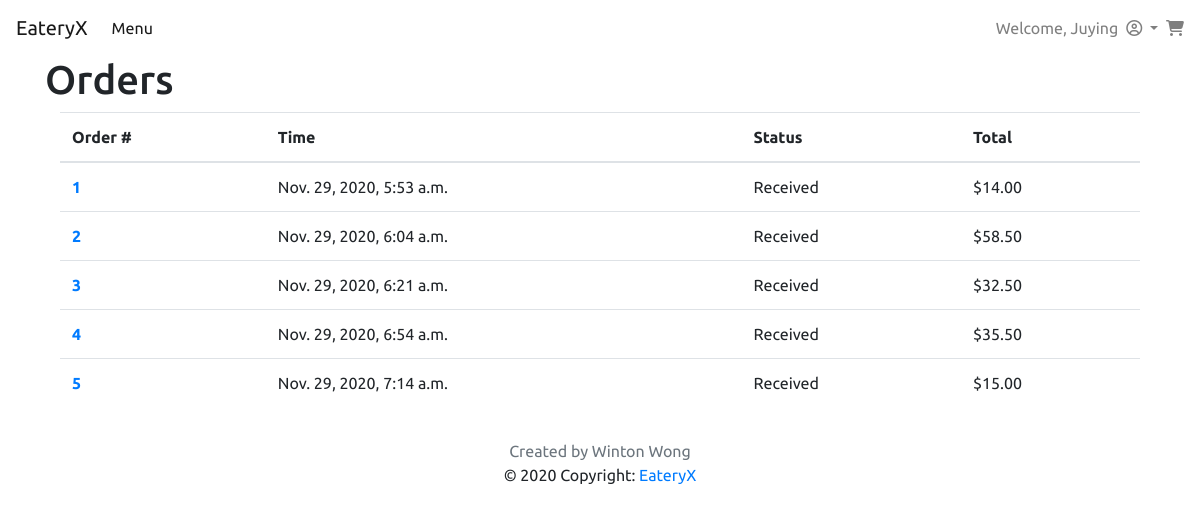
The app's page /orders/ (signed in) with its own data.
### restaurants/models.py (models this page shows, shortened)
class Account(AbstractUser):
    id = models.AutoField(primary_key=True)
    email = models.EmailField(verbose_name='email', max_length=60, unique=True)
    first_name = models.CharField(max_length=24)
    last_name = models.CharField(max_length=24)
    phone_number = PhoneNumberField()
    date_joined = models.DateTimeField(
        auto_now_add=True, verbose_name='date joined')
    last_login = models.DateTimeField(
        auto_now=True, blank=True, null=True, verbose_name='last login')
    is_superuser = models.BooleanField(
        default=False, help_text='Designates that this user has all permissions without explicitly assigning them.', verbose_name='superuser status')
    is_staff = models.BooleanField(
        default=False, help_text='Designates whether the user can log into this admin site. Mine', verbose_name='staff status')
    is_admin = models.BooleanField(
        default=False, help_text='Designates whether the user can log into this admin site.', verbose_name='staff status')
    is_active = models.BooleanField(
        default=True, help_text='Designates whether this user should be treated as active. Unselect this instead of deleting accounts.', verbose_name='active')
    USERNAME_FIELD = 'email'
    REQUIRED_FIELDS = ['first_name', 'last_name', 'phone_number']
    object = MyAccountManager()
    def __str__(self):
        return self.first_name

class Order(models.Model):
    customer = models.ForeignKey(Account, on_delete=models.CASCADE)
    order_content = models.JSONField()
    total_price = models.DecimalField(max_digits=6, decimal_places=2)
    time = models.DateTimeField(
        auto_now_add=True, verbose_name='date joined')
    status = models.CharField(max_length=1, choices=STATUS)
    payment_id = models.CharField(
        max_length=255, verbose_name='PayPal paymentID')
    payer_id = models.CharField(max_length=255, verbose_name='PayPal payerID')
    last_modifed = models.DateTimeField(
        auto_now=True, blank=True, null=True, verbose_name='last modifed')
    comment = models.CharField(max_length=255)
    def __str__(self):
        return "%i, %s" % (self.id, self.customer)

### restaurants/views.py (the view)
# urls.py: path('orders/', views.orders, name='orders'),
@login_required(login_url='restaurants:login')
def orders(request):
    account = Account.object.get(id=request.user.id)
    orderObjects = Order.objects.filter(customer=account)
    ordersItems = ordersContent(orderObjects)
    print(ordersItems)
    context = {"orders": ordersItems,
               }
    return render(request, 'customer_orders.html', context)

### restaurants/models.py (called while the page is built)
    def __str__(self):
        return "%i, %s" % (self.id, self.food_item_name)

### restaurants/util.py (called while the page is built)
def subTotalPrice(count, itemPrice):
    return Decimal(count)*itemPrice

def cartItems(itemsListStr):
    itemsList = json.loads(itemsListStr)
    cart = []
    for i in itemsList:
        item = Menu.objects.get(pk=i['itemID'])
        cart.append({'count': i['count'], 'object': item,
                     'subTotalPrice': subTotalPrice(i['count'], item.price)})
    return cart

def ordersContent(orderObjects):
    orders = []
    for order in orderObjects:
        itemsList = cartItems(order.order_content)
        orders.append({'object': order,
                       'cartItems': itemsList})
    return orders

### restaurants/templates/customer_orders.html (shortened to what this page needs)
{% extends './customer_base.html'%}
{% block mainContent %}
<div class="container">
    <h1>Orders</h1>
    <div class="col-12">
        <table class="table">
            <thead>
                <tr>
                    <th scope="col">Order #</th>
                    <th scope="col">Time</th>
                    <th scope="col">Status</th>
                    <th scope="col">Total</th>
                </tr>
            </thead>
            <tbody>
                {%for order in orders%}
                {% include 'customer_elements/order_item.html' with value=order.object%}
                {% endfor%}
            </tbody>
        </table>
    </div>
</div>
{% endblock mainContent %}

### restaurants/templates/customer_elements/customer_navbar.html (shortened to what this page needs)
<nav class="navbar navbar-expand-lg navbar-light" style="background-color: white;">
    <a class="navbar-brand" id="navbarLogo" href="{% url 'restaurants:index' %}">EateryX</a>
    <div class="collapse navbar-collapse" id="navbarNavAltMarkup">
        <ul class="navbar-nav mr-auto">
            <li class="nav-item">
                <a class="nav-item nav-link active" href="{% url 'restaurants:menu' %}">Menu</a>
            </li>
        </ul>
        <ul class="navbar-nav">
            <li class="nav-item">
                {% if user.is_authenticated %} <span class="navbar-text">Welcome, {{ user }}</span>
                {% else %} <span class="navbar-text">Welcome Guest!!! </span>
                {% endif %}
            </li>
            <li class="nav-item dropdown">
                <a class="nav-link dropdown-toggle" href="#" id="navbarDropdown" role="button" data-toggle="dropdown"
                    aria-haspopup="true" aria-expanded="false">
                    <i class="far fa-user-circle"></i>
                </a>
            </li>
            <li class="nav-item">
                <a class="navbar-text" href="{% url 'restaurants:cart' %}"><i class="fas fa-shopping-cart"></i></a>
            </li>
        </ul>
    </div>
</nav>

### restaurants/templates/customer_elements/order_item.html (shortened to what this page needs)
<tr>
    <th scope="row"> <a href="#">{{value.id}}</a></th>
    <td>{{value.time}}</td>
    {% if value.status == "A" %}
    <td>Received</td>
    {% endif %}
    <td>${{value.total_price}}</td>
</tr>

### restaurants/static/main/custom.css (style rules this page uses)
body { font-family: 'Ubuntu', sans-serif; }

### records on screen
Account: first_name "Juying"
Order: id "1", time "Nov. 29, 2020, 5:53 a.m.", status "Received", total_price "14.00"
Order: id "2", time "Nov. 29, 2020, 6:04 a.m.", status "Received", total_price "58.50"
Order: id "3", time "Nov. 29, 2020, 6:21 a.m.", status "Received", total_price "32.50"
Order: id "4", time "Nov. 29, 2020, 6:54 a.m.", status "Received", total_price "35.50"
Order: id "5", time "Nov. 29, 2020, 7:14 a.m.", status "Received", total_price "15.00"
